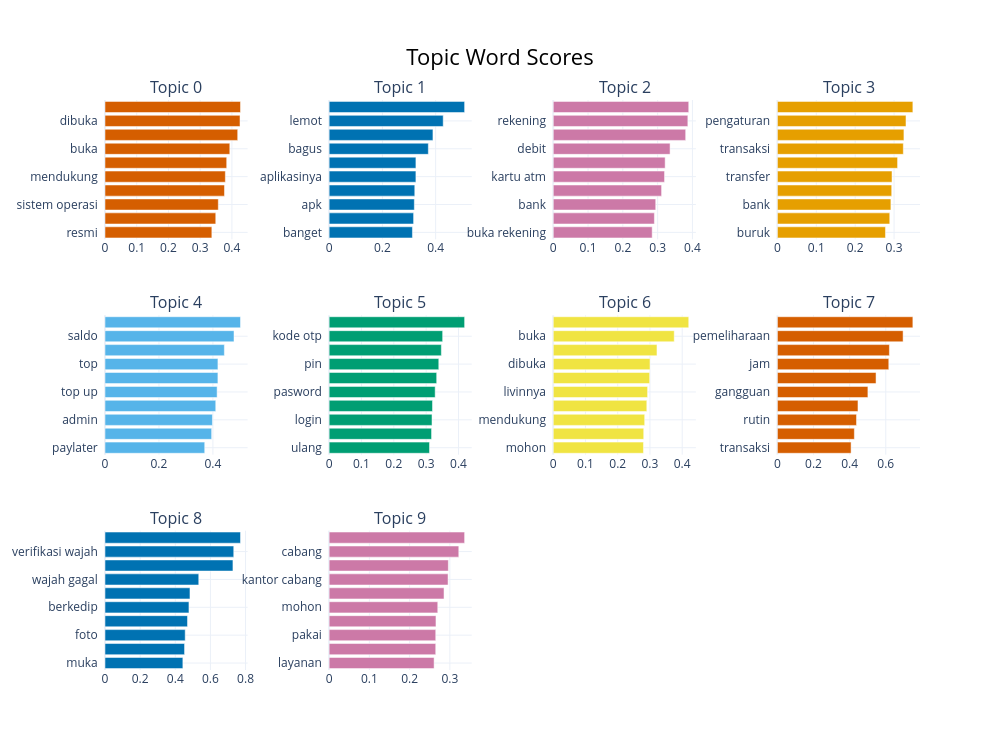

The notebook cell this image was saved under:
### Markdown cell above
Topic-Word Scores (barchart c-TF-IDF)

### Code cell
fig_barchart = topic_model.visualize_barchart(
    top_n_topics=len(topic_info[topic_info.Topic != -1]),  # semua topik, atau ganti angka spesifik misal 12
    n_words=10
)
fig_barchart.show()

### Figure 1 — Plotly figure (JSON) as saved in the notebook; plotly's stock layout.template omitted (floating-point values rounded to 4 significant figures)
{"data": [{"marker": {"color": "#D55E00"}, "orientation": "h", "type": "bar", "x": [0.3368, 0.3491, 0.3571, 0.3766, 0.3793, 0.3836, 0.3933, 0.4182, 0.4255, 0.427], "xaxis": "x", "y": ["resmi  ", "aplikasinya  ", "sistem operasi  ", "operasi  ", "mendukung  ", "login  ", "buka  ", "hp  ", "dibuka  ", "android  "], "yaxis": "y"}, {"marker": {"color": "#0072B2"}, "orientation": "h", "type": "bar", "x": [0.3129, 0.3172, 0.32, 0.3217, 0.3259, 0.3259, 0.3726, 0.3899, 0.4285, 0.5089], "xaxis": "x2", "y": ["banget  ", "update update  ", "apk  ", "sinyal  ", "aplikasinya  ", "jaringan  ", "bagus  ", "loading  ", "lemot  ", "update  "], "yaxis": "y2"}, {"marker": {"color": "#CC79A7"}, "orientation": "h", "type": "bar", "x": [0.2843, 0.2907, 0.2945, 0.3114, 0.3199, 0.3216, 0.3358, 0.3806, 0.3869, 0.3894], "xaxis": "x3", "y": ["buka rekening  ", "cabang  ", "bank  ", "no  ", "kartu atm  ", "kartu debit  ", "debit  ", "atm  ", "rekening  ", "kartu  "], "yaxis": "y3"}, {"marker": {"color": "#E69F00"}, "orientation": "h", "type": "bar", "x": [0.2779, 0.2889, 0.2918, 0.2939, 0.2947, 0.309, 0.3238, 0.3253, 0.3306, 0.3483], "xaxis": "x4", "y": ["buruk  ", "call  ", "bank  ", "cs  ", "transfer  ", "jam  ", "transaksi  ", "pelayanan  ", "pengaturan  ", "otomatis  "], "yaxis": "y4"}, {"marker": {"color": "#56B4E9"}, "orientation": "h", "type": "bar", "x": [0.3696, 0.3953, 0.3982, 0.4105, 0.4156, 0.4185, 0.4186, 0.4424, 0.4781, 0.5022], "xaxis": "x5", "y": ["paylater  ", "uang  ", "admin  ", "up  ", "top up  ", "dana  ", "top  ", "potongan  ", "saldo  ", "biaya  "], "yaxis": "y5"}, {"marker": {"color": "#009E73"}, "orientation": "h", "type": "bar", "x": [0.3104, 0.3168, 0.3182, 0.3197, 0.3279, 0.3326, 0.3391, 0.3471, 0.351, 0.419], "xaxis": "x6", "y": ["ulang  ", "sandi  ", "login  ", "password  ", "pasword  ", "ganti  ", "pin  ", "kode  ", "kode otp  ", "otp  "], "yaxis": "y6"}, {"marker": {"color": "#F0E442"}, "orientation": "h", "type": "bar", "x": [0.2798, 0.2807, 0.2837, 0.2903, 0.2927, 0.2992, 0.3002, 0.3218, 0.3753, 0.4203], "xaxis": "x7", "y": ["mohon  ", "aplikasi by  ", "mendukung  ", "apk  ", "livinnya  ", "masuk  ", "dibuka  ", "hp  ", "buka  ", "by  "], "yaxis": "y7"}, {"marker": {"color": "#D55E00"}, "orientation": "h", "type": "bar", "x": [0.4081, 0.4262, 0.4381, 0.4462, 0.5012, 0.5463, 0.6168, 0.6202, 0.696, 0.7501], "xaxis": "x8", "y": ["transaksi  ", "kalo malam  ", "rutin  ", "urgent  ", "gangguan  ", "jam malam  ", "jam  ", "maintenance  ", "pemeliharaan  ", "malam  "], "yaxis": "y8"}, {"marker": {"color": "#0072B2"}, "orientation": "h", "type": "bar", "x": [0.4431, 0.4528, 0.4564, 0.4696, 0.4778, 0.4836, 0.5336, 0.7282, 0.7327, 0.7712], "xaxis": "x9", "y": ["muka  ", "wajah susah  ", "foto  ", "mata  ", "berkedip  ", "gagal  ", "wajah gagal  ", "verifikasi  ", "verifikasi wajah  ", "wajah  "], "yaxis": "y9"}, {"marker": {"color": "#CC79A7"}, "orientation": "h", "type": "bar", "x": [0.2608, 0.2649, 0.2649, 0.2655, 0.2699, 0.2855, 0.2956, 0.2963, 0.3222, 0.3367], "xaxis": "x10", "y": ["layanan  ", "saldo  ", "pakai  ", "kartu  ", "mohon  ", "rekening  ", "kantor cabang  ", "kantor  ", "cabang  ", "by  "], "yaxis": "y10"}], "layout": {"annotations": [{"font": {"size": 16}, "showarrow": false, "text": "Topic 0", "x": 0.0875, "xanchor": "center", "xref": "paper", "y": 1, "yanchor": "bottom", "yref": "paper"}, {"font": {"size": 16}, "showarrow": false, "text": "Topic 1", "x": 0.3625, "xanchor": "center", "xref": "paper", "y": 1, "yanchor": "bottom", "yref": "paper"}, {"font": {"size": 16}, "showarrow": false, "text": "Topic 2", "x": 0.6375, "xanchor": "center", "xref": "paper", "y": 1, "yanchor": "bottom", "yref": "paper"}, {"font": {"size": 16}, "showarrow": false, "text": "Topic 3", "x": 0.9125, "xanchor": "center", "xref": "paper", "y": 1, "yanchor": "bottom", "yref": "paper"}, {"font": {"size": 16}, "showarrow": false, "text": "Topic 4", "x": 0.0875, "xanchor": "center", "xref": "paper", "y": 0.6222, "yanchor": "bottom", "yref": "paper"}, {"font": {"size": 16}, "showarrow": false, "text": "Topic 5", "x": 0.3625, "xanchor": "center", "xref": "paper", "y": 0.6222, "yanchor": "bottom", "yref": "paper"}, {"font": {"size": 16}, "showarrow": false, "text": "Topic 6", "x": 0.6375, "xanchor": "center", "xref": "paper", "y": 0.6222, "yanchor": "bottom", "yref": "paper"}, {"font": {"size": 16}, "showarrow": false, "text": "Topic 7", "x": 0.9125, "xanchor": "center", "xref": "paper", "y": 0.6222, "yanchor": "bottom", "yref": "paper"}, {"font": {"size": 16}, "showarrow": false, "text": "Topic 8", "x": 0.0875, "xanchor": "center", "xref": "paper", "y": 0.2444, "yanchor": "bottom", "yref": "paper"}, {"font": {"size": 16}, "showarrow": false, "text": "Topic 9", "x": 0.3625, "xanchor": "center", "xref": "paper", "y": 0.2444, "yanchor": "bottom", "yref": "paper"}], "height": 750, "hoverlabel": {"bgcolor": "white", "font": {"family": "Rockwell", "size": 16}}, "showlegend": false, "title": {"font": {"color": "Black", "size": 22}, "text": "Topic Word Scores", "x": 0.5, "xanchor": "center", "yanchor": "top"}, "width": 1000, "xaxis": {"anchor": "y", "domain": [0, 0.175], "showgrid": true}, "xaxis10": {"anchor": "y10", "domain": [0.275, 0.45], "showgrid": true}, "xaxis11": {"anchor": "y11", "domain": [0.55, 0.725], "showgrid": true}, "xaxis12": {"anchor": "y12", "domain": [0.825, 1], "showgrid": true}, "xaxis2": {"anchor": "y2", "domain": [0.275, 0.45], "showgrid": true}, "xaxis3": {"anchor": "y3", "domain": [0.55, 0.725], "showgrid": true}, "xaxis4": {"anchor": "y4", "domain": [0.825, 1], "showgrid": true}, "xaxis5": {"anchor": "y5", "domain": [0, 0.175], "showgrid": true}, "xaxis6": {"anchor": "y6", "domain": [0.275, 0.45], "showgrid": true}, "xaxis7": {"anchor": "y7", "domain": [0.55, 0.725], "showgrid": true}, "xaxis8": {"anchor": "y8", "domain": [0.825, 1], "showgrid": true}, "xaxis9": {"anchor": "y9", "domain": [0, 0.175], "showgrid": true}, "yaxis": {"anchor": "x", "domain": [0.7556, 1], "showgrid": true}, "yaxis10": {"anchor": "x10", "domain": [0, 0.2444], "showgrid": true}, "yaxis11": {"anchor": "x11", "domain": [0, 0.2444], "showgrid": true}, "yaxis12": {"anchor": "x12", "domain": [0, 0.2444], "showgrid": true}, "yaxis2": {"anchor": "x2", "domain": [0.7556, 1], "showgrid": true}, "yaxis3": {"anchor": "x3", "domain": [0.7556, 1], "showgrid": true}, "yaxis4": {"anchor": "x4", "domain": [0.7556, 1], "showgrid": true}, "yaxis5": {"anchor": "x5", "domain": [0.3778, 0.6222], "showgrid": true}, "yaxis6": {"anchor": "x6", "domain": [0.3778, 0.6222], "showgrid": true}, "yaxis7": {"anchor": "x7", "domain": [0.3778, 0.6222], "showgrid": true}, "yaxis8": {"anchor": "x8", "domain": [0.3778, 0.6222], "showgrid": true}, "yaxis9": {"anchor": "x9", "domain": [0, 0.2444], "showgrid": true}}}
